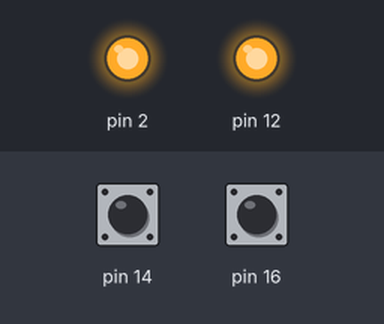
The sketch below on a simulated Arduino Uno, built with avr-gcc and run on an emulated ATmega328P. On the bench: output pins drawn as LEDs (lit = HIGH). The test bench sets the inputs (shaded band); at power-on: pin 14 HIGH, pin 16 HIGH.

Above: at 1.2 s.
1.3 s: pin 14 pulled LOW for 0.15 s
At 1.37 s:
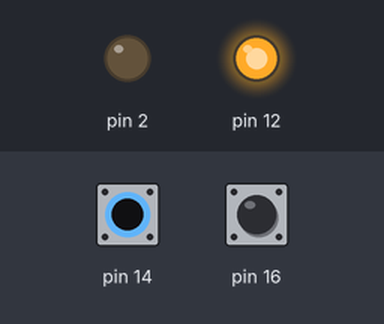
2.9 s: pin 16 pulled LOW for 0.15 s
At 2.97 s:
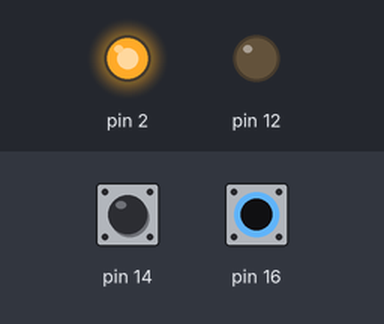
4.5 s: pin 16 pulled LOW for 3.2 s
At 8.0 s:
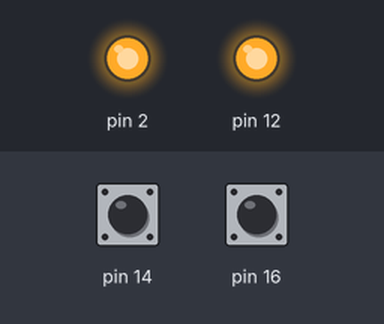
9.2 s: pin 14 pulled LOW for 3.2 s
At 10.3 s:
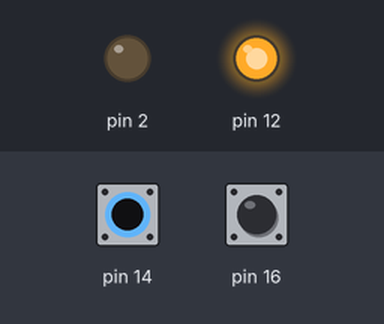
13.9 s: pin 14 driven LOW and pin 16 driven LOW
At 15.1 s:
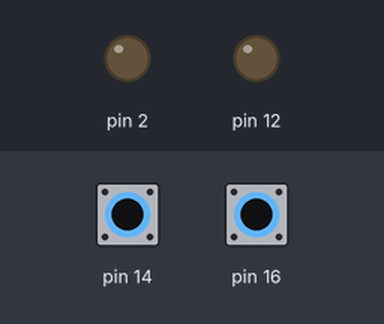
Timing chart, 0 to 16.4 s (numbered marks = the images above; inputs shaded):
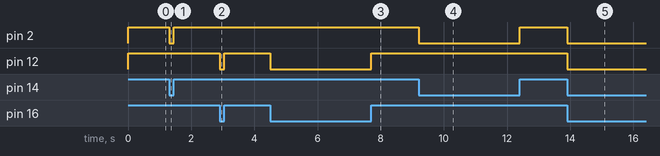

The sketch:

BUTTON_LED.ino
```cpp
#include "BTLED.h"
BTLED section1(2,14);
BTLED section2(12,16);
void setup() {


}

void loop() {

  section1.btActive();
  section2.btActive();
}
```

BTLED.cpp
```cpp
#include "Arduino.h"

#include "BTLED.h"

BTLED::BTLED(int Lpin, int Bpin)

{

  pinMode(Lpin, OUTPUT);
  pinMode(Bpin, INPUT_PULLUP);

  _Lpin = Lpin;
  _Bpin = Bpin;
  valBpin = 0;

}
void BTLED::btActive(){
  valBpin = digitalRead(_Bpin);
  digitalWrite(_Lpin,valBpin);

}
```

BTLED.h
```cpp
#ifndef BTLED_h
#define BTLED_h
#include "Arduino.h"

class BTLED

{

  public:
    BTLED(int Lpin,int Bpin);
    void btActive();

  private:
    int _Lpin;
    int _Bpin;
    int valBpin;
};

/***************************************************/

#endif
```

Measured:
- after the input at 1.3 s, pin 2: HIGH → LOW at once, → HIGH 0.15 s later
- after the input at 2.9 s, pin 12: HIGH → LOW at once, → HIGH 0.15 s later
- after the input at 4.5 s, pin 12: HIGH → LOW at once, → HIGH 3.2 s later
- after the input at 9.2 s, pin 2: HIGH → LOW at once, → HIGH 3.2 s later
- after the input at 13.9 s, pin 2, pin 12: HIGH → LOW at once
